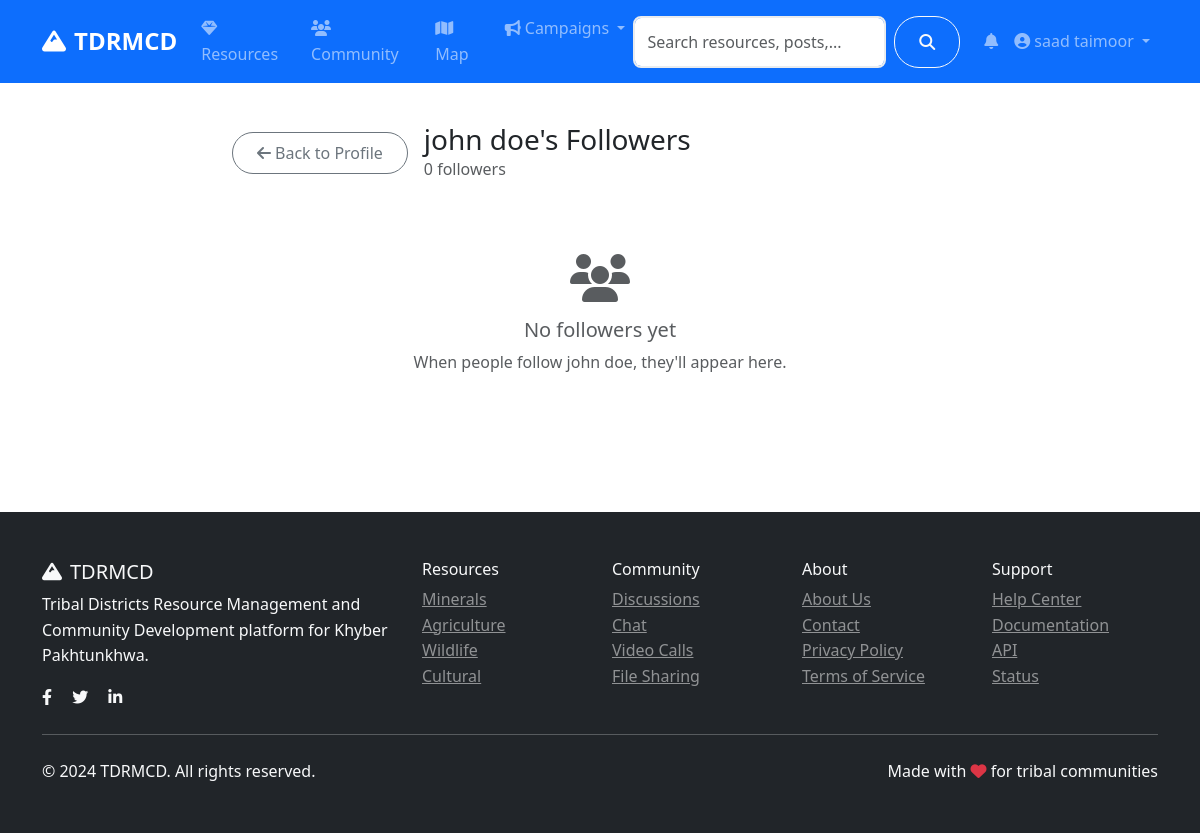
Before: /auth/profile/4/followers (signed in) with the older database file.
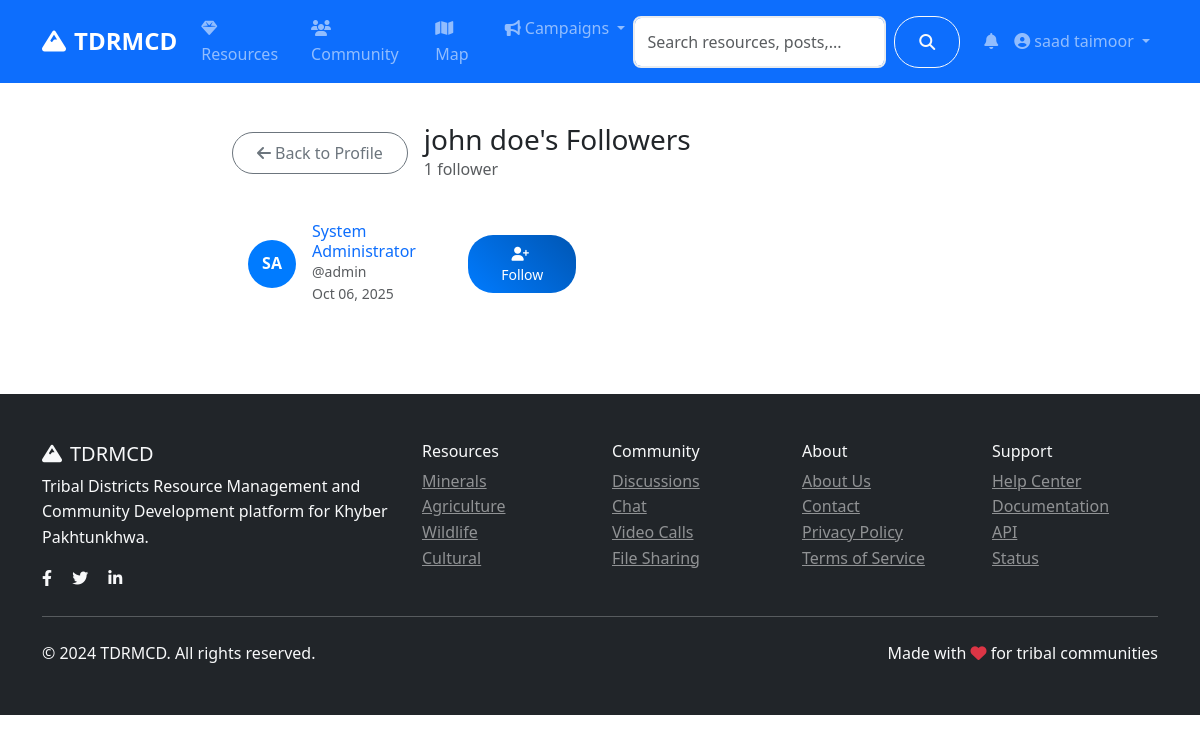
After: the same page with the newer database file.
### models.py (models this page shows, shortened)
class User(UserMixin, db.Model):
    id = db.Column(db.Integer, primary_key=True)
    username = db.Column(db.String(80), unique=True, nullable=False)
    email = db.Column(db.String(120), unique=True, nullable=False)
    password_hash = db.Column(db.String(120), nullable=False)
    first_name = db.Column(db.String(50), nullable=False)
    last_name = db.Column(db.String(50), nullable=False)
    role = db.Column(db.String(20), default='user')  # user, admin, researcher
    location = db.Column(db.String(100))
    bio = db.Column(db.Text)
    avatar = db.Column(db.String(200), default='default.jpg')
    is_active = db.Column(db.Boolean, default=True)
    created_at = db.Column(db.DateTime, default=datetime.utcnow)
    last_seen = db.Column(db.DateTime, default=datetime.utcnow)
    resources = db.relationship('Resource', backref='author', lazy='dynamic')
    posts = db.relationship('CommunityPost', backref='author', lazy='dynamic')
    chat_messages = db.relationship('ChatMessage', backref='sender', lazy='dynamic')
    file_submissions = db.relationship(
        'FileSubmission',
        foreign_keys='FileSubmission.submitter_id',
        backref='submitter',
        lazy='dynamic'
    )
    reviewed_submissions = db.relationship(
        'FileSubmission',
        foreign_keys='FileSubmission.reviewed_by',
        backref='reviewer_user',
        lazy='dynamic'
    )
    notifications = db.relationship('Notification', backref='user', lazy='dynamic')
    following = db.relationship('Follow', foreign_keys='Follow.follower_id', backref='follower', lazy='dynamic')
    followers = db.relationship('Follow', foreign_keys='Follow.followed_id', backref='followed', lazy='dynamic')
    def get_full_name(self):
        return f"{self.first_name} {self.last_name}"
    def is_following(self, user):
        return self.following.filter_by(followed_id=user.id).first() is not None
    def is_admin(self):
        return self.role == 'admin'

class Follow(db.Model):
    id = db.Column(db.Integer, primary_key=True)
    follower_id = db.Column(db.Integer, db.ForeignKey('user.id'), nullable=False)
    followed_id = db.Column(db.Integer, db.ForeignKey('user.id'), nullable=False)
    created_at = db.Column(db.DateTime, default=datetime.utcnow)
    __table_args__ = (db.UniqueConstraint('follower_id', 'followed_id', name='unique_follow'),)

### routes/auth.py (the view)
@auth_bp.route('/profile/<int:user_id>/followers')
@login_required
def user_followers(user_id):
    user = User.query.get_or_404(user_id)
    page = request.args.get('page', 1, type=int)
    followers = user.followers.paginate(
        page=page, per_page=20, error_out=False
    )
    return render_template('auth/followers.html', user=user, followers=followers)

### app.py (called while the page is built)
@login_manager.user_loader
def load_user(user_id):
    return User.query.get(int(user_id))

### templates/auth/followers.html (shortened to what this page needs)
{% extends "base.html" %}
{% block content %}
<div class="container py-4">
    <div class="row justify-content-center">
        <div class="col-lg-8">
            <div class="d-flex align-items-center mb-4">
                <a href="{{ url_for('auth.public_profile', username=user.username) }}" class="btn btn-outline-secondary me-3">
                    <i class="fas fa-arrow-left me-1"></i>Back to Profile
                </a>
                <div>
                    <h3 class="mb-0">{{ user.get_full_name() }}'s Followers</h3>
                    <div class="text-muted">{{ followers.total }} follower{{ 's' if followers.total != 1 else '' }}</div>
                </div>
            </div>
            {% if followers.items %}
            <div class="row g-3">
                {% for follow in followers.items %}
                <div class="col-md-6">
                    <div class="card">
                        <div class="card-body">
                            <div class="d-flex align-items-center">
                                <div class="me-3">
                                    {% if follow.follower.avatar and follow.follower.avatar != 'default.jpg' %}
                                    <img src="{{ url_for('serve_uploaded_file', subdir='avatars', filename=follow.follower.avatar) }}"
                                         alt="Avatar" class="rounded-circle" style="width:48px;height:48px;object-fit:cover;">
                                    {% else %}
                                    <div class="avatar" style="width:48px;height:48px;font-size:1rem;">
                                        {{ follow.follower.first_name[0] if follow.follower.first_name else follow.follower.username[0] }}{{ follow.follower.last_name[0] if follow.follower.last_name else '' }}
                                    </div>
                                    {% endif %}
                                </div>
                                <div class="flex-grow-1">
                                    <h6 class="mb-0">
                                        <a href="{{ url_for('auth.public_profile', username=follow.follower.username) }}" class="text-decoration-none">
                                            {{ follow.follower.get_full_name() }}
                                        </a>
                                    </h6>
                                    <div class="text-muted small">@{{ follow.follower.username }}</div>
                                    <div class="text-muted small">{{ follow.created_at.strftime('%b %d, %Y') }}</div>
                                </div>
                                {% if current_user.is_authenticated and current_user.id != follow.follower.id %}
                                <div>
                                    {% if current_user.is_following(follow.follower) %}
                                    <form action="{{ url_for('auth.unfollow_user', user_id=follow.follower.id) }}" method="post" class="d-inline">
                                        <button type="submit" class="btn btn-sm btn-outline-secondary">
                                            <i class="fas fa-user-minus me-1"></i>Unfollow
                                        </button>
                                    </form>
                                    {% else %}
                                    <form action="{{ url_for('auth.follow_user', user_id=follow.follower.id) }}" method="post" class="d-inline">
                                        <button type="submit" class="btn btn-sm btn-primary">
                                            <i class="fas fa-user-plus me-1"></i>Follow
                                        </button>
                                    </form>
                                    {% endif %}
                                </div>
                                {% endif %}
                            </div>
                        </div>
                    </div>
                </div>
                {% endfor %}
            </div>
            {% else %}
            <div class="text-center py-5">
                <i class="fas fa-users fa-3x text-muted mb-3"></i>
                <h5 class="text-muted">No followers yet</h5>
                <p class="text-muted">When people follow {{ user.get_full_name() }}, they'll appear here.</p>
            </div>
            {% endif %}
        </div>
    </div>
</div>
{% endblock %}

### templates/base.html (shortened to what this page needs)
<!DOCTYPE html>
<html lang="en">
<head>
    <link href="https://cdn.jsdelivr.net/npm/bootstrap@5.3.0/dist/css/bootstrap.min.css" rel="stylesheet">
    <link rel="stylesheet" href="https://cdnjs.cloudflare.com/ajax/libs/font-awesome/6.4.0/css/all.min.css">
    <link rel="stylesheet" href="https://unpkg.com/leaflet@1.9.4/dist/leaflet.css">
    <link rel="stylesheet" href="{{ url_for('static', filename='css/style.css') }}">
</head>
<body>
    <nav class="navbar navbar-expand-lg navbar-dark bg-primary sticky-top">
        <div class="container">
            <a class="navbar-brand fw-bold" href="{{ url_for('main.index') }}">
                <i class="fas fa-mountain me-2"></i>TDRMCD
            </a>
            <div class="collapse navbar-collapse" id="navbarNav">
                <ul class="navbar-nav me-auto">
                    <li class="nav-item">
                        <a class="nav-link" href="{{ url_for('resources.index') }}">
                            <i class="fas fa-gem me-1"></i>Resources
                        </a>
                    </li>
                    <li class="nav-item">
                        <a class="nav-link" href="{{ url_for('community.index') }}">
                            <i class="fas fa-users me-1"></i>Community
                        </a>
                    </li>
                    <li class="nav-item">
                        <a class="nav-link" href="{{ url_for('main.map_view') }}">
                            <i class="fas fa-map me-1"></i>Map
                        </a>
                    </li>
                    <li class="nav-item dropdown">
                        <a class="nav-link dropdown-toggle" href="#" role="button" data-bs-toggle="dropdown">
                            <i class="fas fa-bullhorn me-1"></i>Campaigns
                        </a>
                    </li>
                </ul>
                <form class="d-flex me-3 search-form no-loading" action="{{ url_for('main.search') }}" method="GET" onsubmit="return TDRMCD.validateSearch(event);">
                    <input class="form-control me-2" type="search" name="q" id="navbar-search" placeholder="Search resources, posts, users..." value="{{ request.args.get('q', '') }}">
                    <button class="btn btn-outline-light" type="submit">
                        <i class="fas fa-search"></i>
                    </button>
                </form>
                <ul class="navbar-nav">
                    {% if current_user.is_authenticated %}
                        <li class="nav-item dropdown">
                            <a class="nav-link" href="#" role="button" data-bs-toggle="dropdown" aria-expanded="false">
                                <span class="position-relative">
                                    <i class="fas fa-bell"></i>
                                </span>
                            </a>
                        </li>
                        <li class="nav-item dropdown">
                            <a class="nav-link dropdown-toggle" href="#" role="button" data-bs-toggle="dropdown">
                                <i class="fas fa-user-circle me-1"></i>{{ current_user.get_full_name() }}
                            </a>
                        </li>
                    {% endif %}
                </ul>
            </div>
        </div>
    </nav>
    <main>
        {% block content %}{% endblock %}
    </main>
    <footer class="bg-dark text-light py-5 mt-5">
        <div class="container">
            <div class="row">
                <div class="col-md-4">
                    <h5><i class="fas fa-mountain me-2"></i>TDRMCD</h5>
                    <p>Tribal Districts Resource Management and Community Development platform for Khyber Pakhtunkhwa.</p>
                    <div class="social-links">
                        <a href="#" class="text-light me-3"><i class="fab fa-facebook-f"></i></a>
                        <a href="#" class="text-light me-3"><i class="fab fa-twitter"></i></a>
                        <a href="#" class="text-light me-3"><i class="fab fa-linkedin-in"></i></a>
                    </div>
                </div>
                <div class="col-md-2">
                    <h6>Resources</h6>
                    <ul class="list-unstyled">
                        <li><a href="{{ url_for('resources.by_category', category='minerals') }}" class="text-light-50">Minerals</a></li>
                        <li><a href="{{ url_for('resources.by_category', category='agriculture') }}" class="text-light-50">Agriculture</a></li>
                        <li><a href="{{ url_for('resources.by_category', category='wildlife') }}" class="text-light-50">Wildlife</a></li>
                        <li><a href="{{ url_for('resources.by_category', category='cultural') }}" class="text-light-50">Cultural</a></li>
                    </ul>
                </div>
                <div class="col-md-2">
                    <h6>Community</h6>
                    <ul class="list-unstyled">
                        <li><a href="{{ url_for('community.index') }}" class="text-light-50">Discussions</a></li>
                        <li><a href="{{ url_for('community.chat') }}" class="text-light-50">Chat</a></li>
                        <li><a href="{{ url_for('community.video_calls') }}" class="text-light-50">Video Calls</a></li>
                        <li><a href="{{ url_for('community.files') }}" class="text-light-50">File Sharing</a></li>
                    </ul>
                </div>
                <div class="col-md-2">
                    <h6>About</h6>
                    <ul class="list-unstyled">
                        <li><a href="{{ url_for('main.about') }}" class="text-light-50">About Us</a></li>
                        <li><a href="{{ url_for('main.contact') }}" class="text-light-50">Contact</a></li>
                        <li><a href="{{ url_for('auth.privacy_policy') }}" class="text-light-50">Privacy Policy</a></li>
                        <li><a href="{{ url_for('auth.terms_of_service') }}" class="text-light-50">Terms of Service</a></li>
                    </ul>
                </div>
                <div class="col-md-2">
                    <h6>Support</h6>
                    <ul class="list-unstyled">
                        <li><a href="{{ url_for('main.help_center') }}" class="text-light-50">Help Center</a></li>
                        <li><a href="{{ url_for('main.documentation') }}" class="text-light-50">Documentation</a></li>
                        <li><a href="{{ url_for('main.api_page') }}" class="text-light-50">API</a></li>
                        <li><a href="{{ url_for('main.status_page') }}" class="text-light-50">Status</a></li>
                    </ul>
                </div>
            </div>
            <hr class="my-4">
            <div class="row align-items-center">
                <div class="col-md-6">
                    <p class="mb-0">&copy; 2024 TDRMCD. All rights reserved.</p>
                </div>
                <div class="col-md-6 text-md-end">
                    <p class="mb-0">Made with <i class="fas fa-heart text-danger"></i> for tribal communities</p>
                </div>
            </div>
        </div>
    </footer>
</body>
</html>

### static/css/style.css (style rules this page uses)
:root { --primary-color: #007bff; --secondary-color: #6c757d; --success-color: #28a745; --info-color: #17a2b8; --warning-color: #ffc107; --danger-color: #dc3545; --light-color: #f8f9fa; --dark-color: #343a40; }
.avatar { width: 40px; height: 40px; border-radius: 50%; background-color: var(--primary-color); color: white; display: flex; align-items: center; justify-content: center; font-weight: bold; font-size: 0.875rem; }
body { font-family: 'Segoe UI', Tahoma, Geneva, Verdana, sans-serif; line-height: 1.6; }
.navbar-brand { font-size: 1.5rem; font-weight: 700; }
.card { border: none; border-radius: 10px; transition: all 0.3s ease; }
.btn { border-radius: 25px; padding: 0.5rem 1.5rem; font-weight: 500; transition: all 0.3s ease; cursor: pointer; }
.btn-primary { background: linear-gradient(45deg, var(--primary-color), #0056b3); border: none; }
.form-control { border-radius: 8px; border: 2px solid #e9ecef; padding: 0.75rem; transition: all 0.3s ease; }
.avatar { width: 40px; height: 40px; background: var(--primary-color); color: white; border-radius: 50%; display: flex; align-items: center; justify-content: center; font-weight: 600; font-size: 0.875rem; }
.text-light-50 { color: rgba(255, 255, 255, 0.5) !important; }

Changed rows visible on the page:
shown differently, row unchanged: User "john doe": get_full_name "john doe" → (not shown)
added Follow: follower "S", follower "A", follower.get_full_name "System Administrator", follower.username "admin", created_at "Oct 06, 2025"
Other visible differences:
{{ followers.total }}: "0" → "1"
{{ 's' if followers.total != 1 else '' }}: "s" → (not shown)
text no longer shown: "No followers yet When people follow , they'll appear here."
